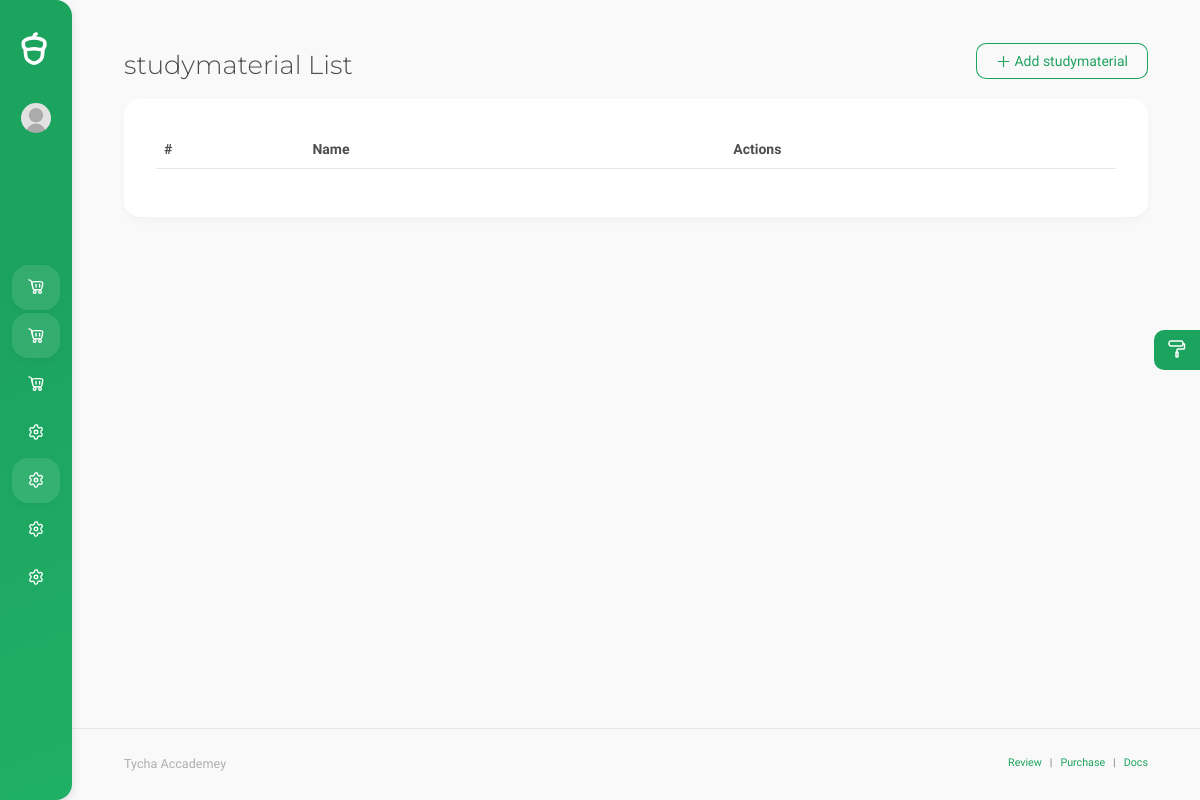
Before: /Teacher_App/studymaterial/list/ (signed in) with the older database file.
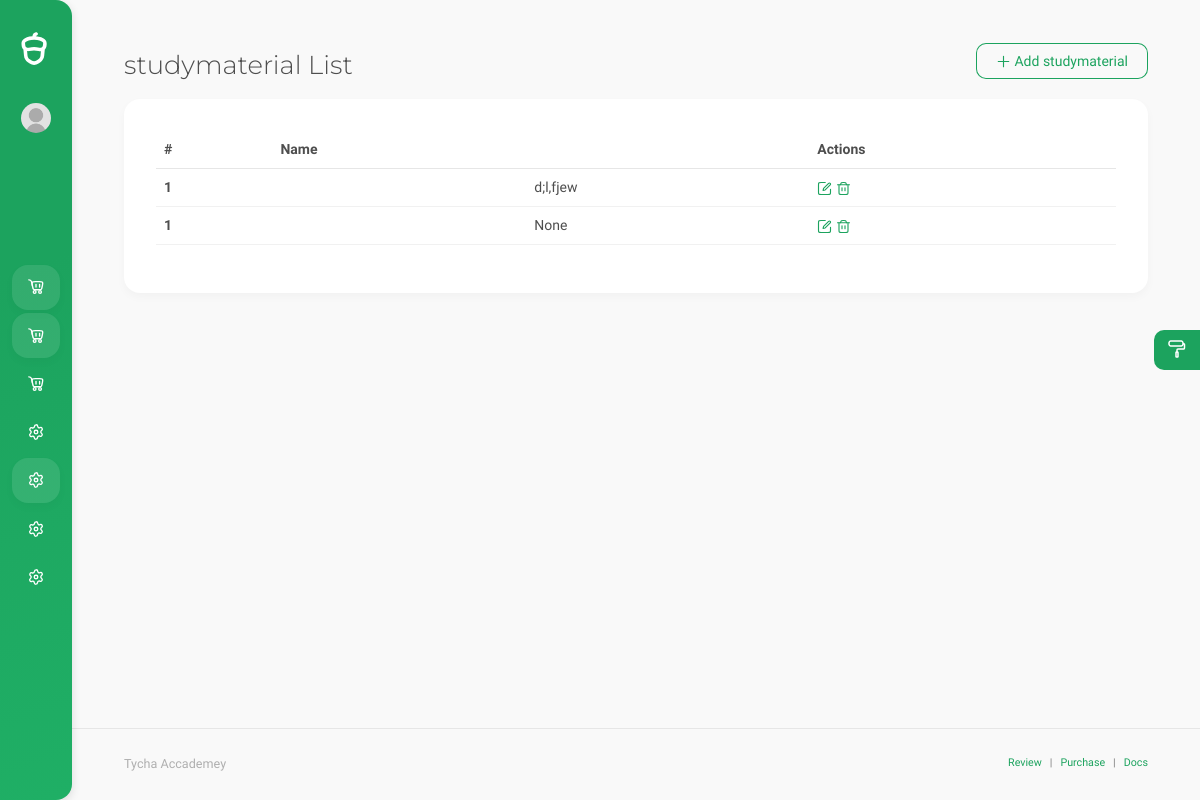
After: the same page with the newer database file.
### Teacher_App/models.py (models this page shows)
class StudyMaterial(models.Model):
    user = models.ForeignKey(
    User,
    on_delete=models.CASCADE,
    limit_choices_to=Q(is_teacher=True) | Q(is_superuser=True),
    related_name='studymaterial_user'
    )
    text = models.CharField(max_length=10000, null=True)
    date = models.DateField(auto_now=True)
    image = models.ImageField(upload_to='study-material', null=True)

### Teacher_App/views.py (the view)
# urls.py: path('studymaterial/list/', studymaterial_list, name='studymaterial-list'),
def studymaterial_list(request):
    user = request.user  # Get the user from the request
    if user.is_superuser:
        studymaterials = StudyMaterial.objects.all()
    else:
        studymaterials = StudyMaterial.objects.filter(user=user)
    context = {
        'studymaterials': studymaterials
    }
    return render(request, 'Teacher_App/studymaterial-list.html', context)

### templates/Teacher_App/studymaterial-list.html (shortened to what this page needs)
{% extends 'base.html' %}
{% block content %}
{% include 'header.html' %}
<main>
    <div class="container">
      <div class="page-title-container">
        <div class="row g-0">
          <div class="col-auto mb-3 mb-md-0 me-auto">
            <div class="w-auto sw-md-30">
              <h1 class="mb-0 pb-0 display-4" id="title">studymaterial List</h1>
            </div>
          </div>
          <div class="col-12 col-sm-6 col-md-auto d-flex align-items-end justify-content-end mb-2 mb-sm-0 order-sm-3">
            {% if user.is_student %}
            {% else %}
                <a href="{% url 'studymaterial-add' %}">
                    <button type="button" class="btn btn-outline-primary btn-icon btn-icon-start ms-0 ms-sm-1 w-100 w-md-auto">
                        <i data-acorn-icon="plus"></i>
                        <span>Add studymaterial</span>
                    </button>
                </a>
            {% endif %}
          </div>
        </div>
      </div>
    <section class="scroll-section" id="breakpointSpecificResponsive">
        <div class="card">
        <div class="card-body">
            <div class="table-responsive-sm mb-3">
                <table class="table">
                    <thead>
                    <tr>
                        <th scope="col">#</th>
                        <th scope="col">Name </th>
                        <th scope="col"></th>
                        <th scope="col">Actions</th>
                    </tr>
                    </thead>
                    <tbody>
                        {% for studymaterial in studymaterials %}
                            <tr>
                              <th scope="row" >1</th>
                              <td class="text-nowrap">
                              </td>
                              <td class="">{{ studymaterial.text }}</td>
                              <td class="text-nowrap">
                                {% if studymaterial.user == request.user %}
                                    <a href="{% url 'studymaterial-edit' studymaterial_id=studymaterial.id %}">
                                    <i data-acorn-icon="edit-square" data-acorn-size="15"></i>
                                    </a>
                                    <a href="{% url 'studymaterial-delete' studymaterial_id=studymaterial.id %}" onclick="return confirm('Do you want to delite this?')">
                                    <i data-acorn-icon="bin" data-acorn-size="15"></i>
                                    </a>
                                {% endif %}
                              </td>
                            </tr>
                        {% endfor %}
                    </tbody>
                </table>
            </div>
        </div>
        </div>
    </section>
    </div>
  </main>
{% endblock content %}

### templates/base.html (shortened to what this page needs)
<!DOCTYPE html>
{% load static %}
<html lang="en" data-footer="true">
  <head>
    <link rel="stylesheet" href="{% static 'font/CS-Interface/style.css' %}" />
    <link rel="stylesheet" href="{% static 'css/vendor/bootstrap.min.css' %}" />
    <link rel="stylesheet" href="{% static 'css/vendor/OverlayScrollbars.min.css' %}" />
    <link rel="stylesheet" href="{% static 'css/styles.css' %}" />
    <link rel="stylesheet" href="{% static 'css/main.css' %}" />
  </head>
  <body>
    <div id="root">
      {% block content %}
      {% endblock content %}
      {% include 'footer.html' %}
    </div>
    {% include 'theme-settings.html' %}
  </body>
</html>

### templates/header.html (shortened to what this page needs)
{% load static %}
<div id="nav" class="nav-container d-flex">
  <div class="nav-content d-flex">
    <div class="logo position-relative">
      <a href="{% url 'dashboard' %}">
        <div class="img"></div>
      </a>
    </div>
    <div class="user-container d-flex">
      <a href="#" class="d-flex user position-relative" data-bs-toggle="dropdown" aria-haspopup="true" aria-expanded="false">
        {% if user.image %}
          <img class="profile" alt="profile" src="{% static 'img/main/profile_none.jpeg' %}" />
      </a>
    </div>
    <div class="menu-container flex-grow-1">
      <ul id="menu" class="menu">
        <li>
          <a href="{% url 'dashboard' %}" data-href="{% url 'dashboard' %}">
            <i data-acorn-icon="cart" class="icon" data-acorn-size="18"></i>
          </a>
        </li>
        {% if user.is_superuser %}
          <li>
            <a href="#teacher" data-href="teacher.html">
              <i data-acorn-icon="cart" class="icon" data-acorn-size="18"></i>
            </a>
          </li>
          <li>
            <a href="#student" data-href="student.html">
              <i data-acorn-icon="cart" class="icon" data-acorn-size="18"></i>
            </a>
          </li>
          <li>
            <a href="{% url 'timesession-list' %}">
              <i data-acorn-icon="gear" class="icon" data-acorn-size="18"></i>
            </a>
          </li>
          <li>
            <a href="{% url 'studymaterial-list' %}">
              <i data-acorn-icon="gear" class="icon" data-acorn-size="18"></i>
            </a>
          </li>
        {% endif %}
        <li>
          <a href="{% url 'notification-list' %}">
            <i data-acorn-icon="gear" class="icon" data-acorn-size="18"></i>
          </a>
        </li>
        <li>
          <a href="{% url 'profile' %}">
            <i data-acorn-icon="gear" class="icon" data-acorn-size="18"></i>
          </a>
        </li>
      </ul>
    </div>
  </div>
  <div class="nav-shadow"></div>
</div>

### templates/footer.html
<footer>
    <div class="footer-content">
      <div class="container">
        <div class="row">
          <div class="col-12 col-sm-6">
            <p class="mb-0 text-muted text-medium">Tycha Accademey</p>
          </div>
          <div class="col-sm-6 d-none d-sm-block">
            <ul class="breadcrumb pt-0 pe-0 mb-0 float-end">
              <li class="breadcrumb-item mb-0 text-medium">
                <a href="https://1.envato.market/BX5oGy" target="_blank" class="btn-link">Review</a>
              </li>
              <li class="breadcrumb-item mb-0 text-medium">
                <a href="https://1.envato.market/BX5oGy" target="_blank" class="btn-link">Purchase</a>
              </li>
              <li class="breadcrumb-item mb-0 text-medium">
                <a href="https://acorn-html-docs.coloredstrategies.com/" target="_blank" class="btn-link">Docs</a>
              </li>
            </ul>
          </div>
        </div>
      </div>
    </div>
  </footer>

### templates/theme-settings.html (shortened to what this page needs)
<div class="settings-buttons-container">
  <button type="button" class="btn settings-button btn-primary p-0" data-bs-toggle="modal" data-bs-target="#settings" id="settingsButton">
    <span class="d-inline-block no-delay" data-bs-delay="0" data-bs-offset="0,3" data-bs-toggle="tooltip" data-bs-placement="left" title="Settings">
      <i data-acorn-icon="paint-roller" class="position-relative"></i>
    </span>
  </button>
</div>

Changed rows visible on the page:
added StudyMaterial: text "d;l,fjew"
added StudyMaterial: text "None"
